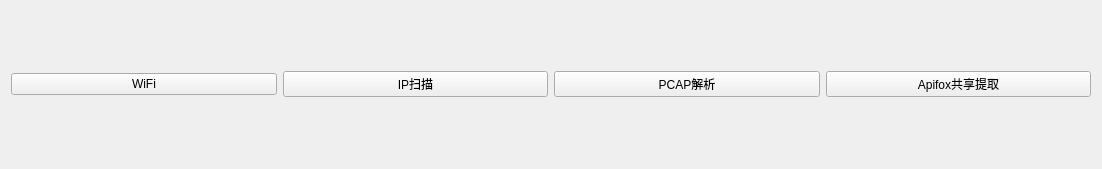
                <widget class="QWidget" name="toolsScrollContent">
                 <property name="geometry">
                  <rect>
                   <x>0</x>
                   <y>0</y>
                   <width>1102</width>
                   <height>169</height>
                  </rect>
                 </property>
                 <layout class="QGridLayout" name="gridLayout_4">
                  <item row="0" column="2">
                   <widget class="QPushButton" name="pcapParserBtn">
                    <property name="toolTip">
                     <string>PCAP 抓包文件解析，类 Charles 展示 HTTP/HTTPS/DNS 请求</string>
                    </property>
                    <property name="text">
                     <string>PCAP解析</string>
                    </property>
                   </widget>
                  </item>
                  <item row="0" column="0">
                   <widget class="QPushButton" name="wifiBtn">
                    <property name="toolTip">
                     <string>查看本机已保存的 WiFi 及密码</string>
                    </property>
                    <property name="text">
                     <string>WiFi</string>
                    </property>
                   </widget>
                  </item>
                  <item row="0" column="1">
                   <widget class="QPushButton" name="ipScanBtn">
                    <property name="toolTip">
                     <string>扫描当前局域网内所有在线 IP 设备</string>
                    </property>
                    <property name="text">
                     <string>IP扫描</string>
                    </property>
                   </widget>
                  </item>
                  <item row="0" column="3">
                   <widget class="QPushButton" name="apifoxBtn">
                    <property name="toolTip">
                     <string>Apifox 共享文档接口一键提取为 Excel（保存到桌面 Super_ADB 文件夹）</string>
                    </property>
                    <property name="text">
                     <string>Apifox共享提取</string>
                    </property>
                   </widget>
                  </item>
                 </layout>
                </widget>
